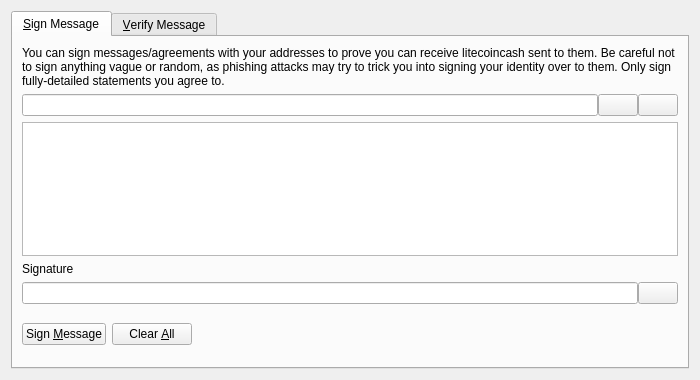
<?xml version="1.0" encoding="UTF-8"?>
<ui version="4.0">
 <class>SignVerifyMessageDialog</class>
 <widget class="QDialog" name="SignVerifyMessageDialog">
  <property name="geometry">
   <rect>
    <x>0</x>
    <y>0</y>
    <width>700</width>
    <height>380</height>
   </rect>
  </property>
  <property name="windowTitle">
   <string>Signatures - Sign / Verify a Message</string>
  </property>
  <property name="modal">
   <bool>true</bool>
  </property>
  <layout class="QVBoxLayout" name="verticalLayout">
   <item>
    <widget class="QTabWidget" name="tabWidget">
     <property name="currentIndex">
      <number>0</number>
     </property>
     <widget class="QWidget" name="tabSignMessage">
      <attribute name="title">
       <string>&amp;Sign Message</string>
      </attribute>
      <layout class="QVBoxLayout" name="verticalLayout_SM">
       <item>
        <widget class="QLabel" name="infoLabel_SM">
         <property name="text">
          <string>You can sign messages/agreements with your addresses to prove you can receive litecoincash sent to them. Be careful not to sign anything vague or random, as phishing attacks may try to trick you into signing your identity over to them. Only sign fully-detailed statements you agree to.</string>
         </property>
         <property name="textFormat">
          <enum>Qt::PlainText</enum>
         </property>
         <property name="wordWrap">
          <bool>true</bool>
         </property>
        </widget>
       </item>
       <item>
        <layout class="QHBoxLayout" name="horizontalLayout_1_SM">
         <property name="spacing">
          <number>0</number>
         </property>
         <item>
          <widget class="QValidatedLineEdit" name="addressIn_SM">
           <property name="toolTip">
            <string>The Crionic address to sign the message with</string>
           </property>
          </widget>
         </item>
         <item>
          <widget class="QPushButton" name="addressBookButton_SM">
           <property name="toolTip">
            <string>Choose previously used address</string>
           </property>
           <property name="text">
            <string/>
           </property>
           <property name="icon">
            <iconset resource="../bitcoin.qrc">
             <normaloff>:/icons/address-book</normaloff>:/icons/address-book</iconset>
           </property>
           <property name="shortcut">
            <string>Alt+A</string>
           </property>
           <property name="autoDefault">
            <bool>false</bool>
           </property>
          </widget>
         </item>
         <item>
          <widget class="QPushButton" name="pasteButton_SM">
           <property name="toolTip">
            <string>Paste address from clipboard</string>
           </property>
           <property name="text">
            <string/>
           </property>
           <property name="icon">
            <iconset resource="../bitcoin.qrc">
             <normaloff>:/icons/editpaste</normaloff>:/icons/editpaste</iconset>
           </property>
           <property name="shortcut">
            <string>Alt+P</string>
           </property>
           <property name="autoDefault">
            <bool>false</bool>
           </property>
          </widget>
         </item>
        </layout>
       </item>
       <item>
        <widget class="QPlainTextEdit" name="messageIn_SM">
         <property name="toolTip">
          <string>Enter the message you want to sign here</string>
         </property>
        </widget>
       </item>
       <item>
        <widget class="QLabel" name="signatureLabel_SM">
         <property name="text">
          <string>Signature</string>
         </property>
         <property name="textFormat">
          <enum>Qt::PlainText</enum>
         </property>
        </widget>
       </item>
       <item>
        <layout class="QHBoxLayout" name="horizontalLayout_2_SM">
         <property name="spacing">
          <number>0</number>
         </property>
         <item>
          <widget class="QLineEdit" name="signatureOut_SM">
           <property name="font">
            <font>
             <italic>true</italic>
            </font>
           </property>
           <property name="readOnly">
            <bool>true</bool>
           </property>
          </widget>
         </item>
         <item>
          <widget class="QPushButton" name="copySignatureButton_SM">
           <property name="toolTip">
            <string>Copy the current signature to the system clipboard</string>
           </property>
           <property name="text">
            <string/>
           </property>
           <property name="icon">
            <iconset resource="../bitcoin.qrc">
             <normaloff>:/icons/editcopy</normaloff>:/icons/editcopy</iconset>
           </property>
           <property name="autoDefault">
            <bool>false</bool>
           </property>
          </widget>
         </item>
        </layout>
       </item>
       <item>
        <layout class="QHBoxLayout" name="horizontalLayout_3_SM">
         <item>
          <widget class="QPushButton" name="signMessageButton_SM">
           <property name="toolTip">
            <string>Sign the message to prove you own this Crionic address</string>
           </property>
           <property name="text">
            <string>Sign &amp;Message</string>
           </property>
           <property name="icon">
            <iconset resource="../bitcoin.qrc">
             <normaloff>:/icons/edit</normaloff>:/icons/edit</iconset>
           </property>
           <property name="autoDefault">
            <bool>false</bool>
           </property>
          </widget>
         </item>
         <item>
          <widget class="QPushButton" name="clearButton_SM">
           <property name="toolTip">
            <string>Reset all sign message fields</string>
           </property>
           <property name="text">
            <string>Clear &amp;All</string>
           </property>
           <property name="icon">
            <iconset resource="../bitcoin.qrc">
             <normaloff>:/icons/remove</normaloff>:/icons/remove</iconset>
           </property>
           <property name="autoDefault">
            <bool>false</bool>
           </property>
          </widget>
         </item>
         <item>
          <spacer name="horizontalSpacer_1_SM">
           <property name="orientation">
            <enum>Qt::Horizontal</enum>
           </property>
           <property name="sizeHint" stdset="0">
            <size>
             <width>40</width>
             <height>48</height>
            </size>
           </property>
          </spacer>
         </item>
         <item>
          <widget class="QLabel" name="statusLabel_SM">
           <property name="font">
            <font>
             <weight>75</weight>
             <bold>true</bold>
            </font>
           </property>
           <property name="text">
            <string/>
           </property>
           <property name="wordWrap">
            <bool>true</bool>
           </property>
          </widget>
         </item>
         <item>
          <spacer name="horizontalSpacer_2_SM">
           <property name="orientation">
            <enum>Qt::Horizontal</enum>
           </property>
           <property name="sizeHint" stdset="0">
            <size>
             <width>40</width>
             <height>48</height>
            </size>
           </property>
          </spacer>
         </item>
        </layout>
       </item>
      </layout>
     </widget>
     <widget class="QWidget" name="tabVerifyMessage">
      <attribute name="title">
       <string>&amp;Verify Message</string>
      </attribute>
      <layout class="QVBoxLayout" name="verticalLayout_VM">
       <item>
        <widget class="QLabel" name="infoLabel_VM">
         <property name="text">
          <string>Enter the receiver's address, message (ensure you copy line breaks, spaces, tabs, etc. exactly) and signature below to verify the message. Be careful not to read more into the signature than what is in the signed message itself, to avoid being tricked by a man-in-the-middle attack. Note that this only proves the signing party receives with the address, it cannot prove sendership of any transaction!</string>
         </property>
         <property name="textFormat">
          <enum>Qt::PlainText</enum>
         </property>
         <property name="alignment">
          <set>Qt::AlignLeading|Qt::AlignLeft|Qt::AlignTop</set>
         </property>
         <property name="wordWrap">
          <bool>true</bool>
         </property>
        </widget>
       </item>
       <item>
        <layout class="QHBoxLayout" name="horizontalLayout_1_VM">
         <property name="spacing">
          <number>0</number>
         </property>
         <item>
          <widget class="QValidatedLineEdit" name="addressIn_VM">
           <property name="toolTip">
            <string>The Crionic address the message was signed with</string>
           </property>
          </widget>
         </item>
         <item>
          <widget class="QPushButton" name="addressBookButton_VM">
           <property name="toolTip">
            <string>Choose previously used address</string>
           </property>
           <property name="text">
            <string/>
           </property>
           <property name="icon">
            <iconset resource="../bitcoin.qrc">
             <normaloff>:/icons/address-book</normaloff>:/icons/address-book</iconset>
           </property>
           <property name="shortcut">
            <string>Alt+A</string>
           </property>
           <property name="autoDefault">
            <bool>false</bool>
           </property>
          </widget>
         </item>
        </layout>
       </item>
       <item>
        <widget class="QPlainTextEdit" name="messageIn_VM"/>
       </item>
       <item>
        <widget class="QValidatedLineEdit" name="signatureIn_VM"/>
       </item>
       <item>
        <layout class="QHBoxLayout" name="horizontalLayout_2_VM">
         <item>
          <widget class="QPushButton" name="verifyMessageButton_VM">
           <property name="toolTip">
            <string>Verify the message to ensure it was signed with the specified Crionic address</string>
           </property>
           <property name="text">
            <string>Verify &amp;Message</string>
           </property>
           <property name="icon">
            <iconset resource="../bitcoin.qrc">
             <normaloff>:/icons/transaction_0</normaloff>:/icons/transaction_0</iconset>
           </property>
           <property name="autoDefault">
            <bool>false</bool>
           </property>
          </widget>
         </item>
         <item>
          <widget class="QPushButton" name="clearButton_VM">
           <property name="toolTip">
            <string>Reset all verify message fields</string>
           </property>
           <property name="text">
            <string>Clear &amp;All</string>
           </property>
           <property name="icon">
            <iconset resource="../bitcoin.qrc">
             <normaloff>:/icons/remove</normaloff>:/icons/remove</iconset>
           </property>
           <property name="autoDefault">
            <bool>false</bool>
           </property>
          </widget>
         </item>
         <item>
          <spacer name="horizontalSpacer_1_VM">
           <property name="orientation">
            <enum>Qt::Horizontal</enum>
           </property>
           <property name="sizeHint" stdset="0">
            <size>
             <width>40</width>
             <height>48</height>
            </size>
           </property>
          </spacer>
         </item>
         <item>
          <widget class="QLabel" name="statusLabel_VM">
           <property name="font">
            <font>
             <weight>75</weight>
             <bold>true</bold>
            </font>
           </property>
           <property name="text">
            <string/>
           </property>
           <property name="wordWrap">
            <bool>true</bool>
           </property>
          </widget>
         </item>
         <item>
          <spacer name="horizontalSpacer_2_VM">
           <property name="orientation">
            <enum>Qt::Horizontal</enum>
           </property>
           <property name="sizeHint" stdset="0">
            <size>
             <width>40</width>
             <height>48</height>
            </size>
           </property>
          </spacer>
         </item>
        </layout>
       </item>
      </layout>
     </widget>
    </widget>
   </item>
  </layout>
 </widget>
 <customwidgets>
  <customwidget>
   <class>QValidatedLineEdit</class>
   <extends>QLineEdit</extends>
   <header>qt/qvalidatedlineedit.h</header>
  </customwidget>
 </customwidgets>
 <resources>
  <include location="../bitcoin.qrc"/>
 </resources>
 <connections/>
</ui>
